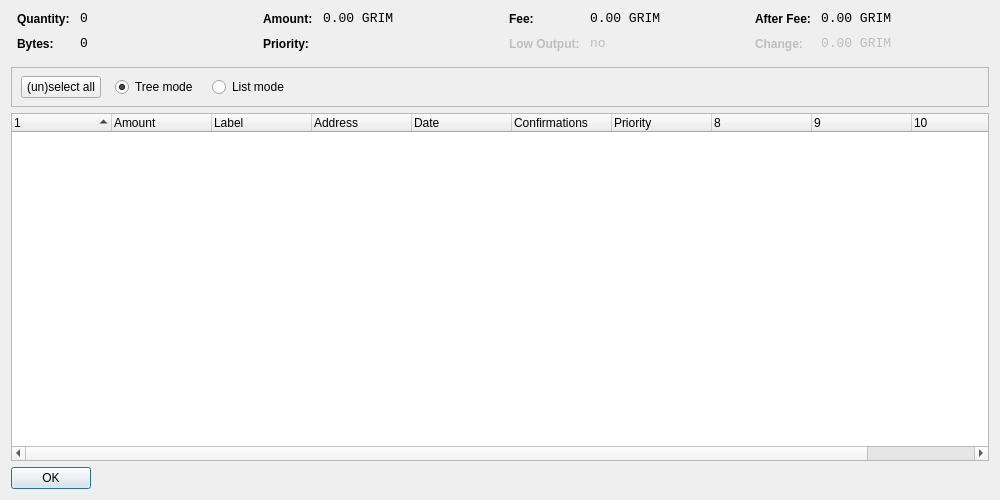
<?xml version="1.0" encoding="UTF-8"?>
<ui version="4.0">
 <class>CoinControlDialog</class>
 <widget class="QDialog" name="CoinControlDialog">
  <property name="geometry">
   <rect>
    <x>0</x>
    <y>0</y>
    <width>1000</width>
    <height>500</height>
   </rect>
  </property>
  <property name="windowTitle">
   <string>Coin Control</string>
  </property>
  <layout class="QVBoxLayout" name="verticalLayout">
   <item>
    <layout class="QHBoxLayout" name="horizontalLayoutTop" stretch="0,0,0,0">
     <property name="topMargin">
      <number>0</number>
     </property>
     <property name="bottomMargin">
      <number>10</number>
     </property>
     <item>
      <layout class="QFormLayout" name="formLayoutCoinControl1">
       <property name="horizontalSpacing">
        <number>10</number>
       </property>
       <property name="verticalSpacing">
        <number>10</number>
       </property>
       <property name="leftMargin">
        <number>6</number>
       </property>
       <property name="rightMargin">
        <number>6</number>
       </property>
       <item row="0" column="0">
        <widget class="QLabel" name="labelCoinControlQuantityText">
         <property name="styleSheet">
          <string notr="true">font-weight:bold;</string>
         </property>
         <property name="text">
          <string>Quantity:</string>
         </property>
        </widget>
       </item>
       <item row="0" column="1">
        <widget class="QLabel" name="labelCoinControlQuantity">
         <property name="font">
          <font>
           <family>Monospace</family>
           <pointsize>10</pointsize>
          </font>
         </property>
         <property name="cursor">
          <cursorShape>IBeamCursor</cursorShape>
         </property>
         <property name="contextMenuPolicy">
          <enum>Qt::ActionsContextMenu</enum>
         </property>
         <property name="text">
          <string notr="true">0</string>
         </property>
         <property name="textInteractionFlags">
          <set>Qt::LinksAccessibleByMouse|Qt::TextSelectableByKeyboard|Qt::TextSelectableByMouse</set>
         </property>
        </widget>
       </item>
       <item row="1" column="0">
        <widget class="QLabel" name="labelCoinControlBytesText">
         <property name="styleSheet">
          <string notr="true">font-weight:bold;</string>
         </property>
         <property name="text">
          <string>Bytes:</string>
         </property>
        </widget>
       </item>
       <item row="1" column="1">
        <widget class="QLabel" name="labelCoinControlBytes">
         <property name="font">
          <font>
           <family>Monospace</family>
           <pointsize>10</pointsize>
          </font>
         </property>
         <property name="cursor">
          <cursorShape>IBeamCursor</cursorShape>
         </property>
         <property name="contextMenuPolicy">
          <enum>Qt::ActionsContextMenu</enum>
         </property>
         <property name="text">
          <string notr="true">0</string>
         </property>
         <property name="textInteractionFlags">
          <set>Qt::LinksAccessibleByMouse|Qt::TextSelectableByKeyboard|Qt::TextSelectableByMouse</set>
         </property>
        </widget>
       </item>
      </layout>
     </item>
     <item>
      <layout class="QFormLayout" name="formLayoutCoinControl2">
       <property name="horizontalSpacing">
        <number>10</number>
       </property>
       <property name="verticalSpacing">
        <number>10</number>
       </property>
       <property name="leftMargin">
        <number>6</number>
       </property>
       <property name="rightMargin">
        <number>6</number>
       </property>
       <item row="0" column="0">
        <widget class="QLabel" name="labelCoinControlAmountText">
         <property name="styleSheet">
          <string notr="true">font-weight:bold;</string>
         </property>
         <property name="text">
          <string>Amount:</string>
         </property>
        </widget>
       </item>
       <item row="0" column="1">
        <widget class="QLabel" name="labelCoinControlAmount">
         <property name="font">
          <font>
           <family>Monospace</family>
           <pointsize>10</pointsize>
          </font>
         </property>
         <property name="cursor">
          <cursorShape>IBeamCursor</cursorShape>
         </property>
         <property name="contextMenuPolicy">
          <enum>Qt::ActionsContextMenu</enum>
         </property>
         <property name="text">
          <string notr="true">0.00 GRIM</string>
         </property>
         <property name="textInteractionFlags">
          <set>Qt::LinksAccessibleByMouse|Qt::TextSelectableByKeyboard|Qt::TextSelectableByMouse</set>
         </property>
        </widget>
       </item>
       <item row="1" column="0">
        <widget class="QLabel" name="labelCoinControlPriorityText">
         <property name="styleSheet">
          <string notr="true">font-weight:bold;</string>
         </property>
         <property name="text">
          <string>Priority:</string>
         </property>
        </widget>
       </item>
       <item row="1" column="1">
        <widget class="QLabel" name="labelCoinControlPriority">
         <property name="font">
          <font>
           <family>Monospace</family>
           <pointsize>10</pointsize>
          </font>
         </property>
         <property name="cursor">
          <cursorShape>IBeamCursor</cursorShape>
         </property>
         <property name="contextMenuPolicy">
          <enum>Qt::ActionsContextMenu</enum>
         </property>
         <property name="text">
          <string/>
         </property>
         <property name="textInteractionFlags">
          <set>Qt::LinksAccessibleByMouse|Qt::TextSelectableByKeyboard|Qt::TextSelectableByMouse</set>
         </property>
        </widget>
       </item>
      </layout>
     </item>
     <item>
      <layout class="QFormLayout" name="formLayoutCoinControl3">
       <property name="horizontalSpacing">
        <number>10</number>
       </property>
       <property name="verticalSpacing">
        <number>10</number>
       </property>
       <property name="leftMargin">
        <number>6</number>
       </property>
       <property name="rightMargin">
        <number>6</number>
       </property>
       <item row="0" column="0">
        <widget class="QLabel" name="labelCoinControlFeeText">
         <property name="styleSheet">
          <string notr="true">font-weight:bold;</string>
         </property>
         <property name="text">
          <string>Fee:</string>
         </property>
        </widget>
       </item>
       <item row="0" column="1">
        <widget class="QLabel" name="labelCoinControlFee">
         <property name="font">
          <font>
           <family>Monospace</family>
           <pointsize>10</pointsize>
          </font>
         </property>
         <property name="cursor">
          <cursorShape>IBeamCursor</cursorShape>
         </property>
         <property name="contextMenuPolicy">
          <enum>Qt::ActionsContextMenu</enum>
         </property>
         <property name="text">
          <string notr="true">0.00 GRIM</string>
         </property>
         <property name="textInteractionFlags">
          <set>Qt::LinksAccessibleByMouse|Qt::TextSelectableByKeyboard|Qt::TextSelectableByMouse</set>
         </property>
        </widget>
       </item>
       <item row="1" column="0">
        <widget class="QLabel" name="labelCoinControlLowOutputText">
         <property name="enabled">
          <bool>false</bool>
         </property>
         <property name="styleSheet">
          <string notr="true">font-weight:bold;</string>
         </property>
         <property name="text">
          <string>Low Output:</string>
         </property>
        </widget>
       </item>
       <item row="1" column="1">
        <widget class="QLabel" name="labelCoinControlLowOutput">
         <property name="enabled">
          <bool>false</bool>
         </property>
         <property name="font">
          <font>
           <family>Monospace</family>
           <pointsize>10</pointsize>
          </font>
         </property>
         <property name="cursor">
          <cursorShape>IBeamCursor</cursorShape>
         </property>
         <property name="contextMenuPolicy">
          <enum>Qt::ActionsContextMenu</enum>
         </property>
         <property name="text">
          <string notr="true">no</string>
         </property>
         <property name="textInteractionFlags">
          <set>Qt::LinksAccessibleByMouse|Qt::TextSelectableByKeyboard|Qt::TextSelectableByMouse</set>
         </property>
        </widget>
       </item>
      </layout>
     </item>
     <item>
      <layout class="QFormLayout" name="formLayoutCoinControl4">
       <property name="horizontalSpacing">
        <number>10</number>
       </property>
       <property name="verticalSpacing">
        <number>10</number>
       </property>
       <property name="leftMargin">
        <number>6</number>
       </property>
       <property name="rightMargin">
        <number>6</number>
       </property>
       <item row="0" column="0">
        <widget class="QLabel" name="labelCoinControlAfterFeeText">
         <property name="styleSheet">
          <string notr="true">font-weight:bold;</string>
         </property>
         <property name="text">
          <string>After Fee:</string>
         </property>
        </widget>
       </item>
       <item row="0" column="1">
        <widget class="QLabel" name="labelCoinControlAfterFee">
         <property name="font">
          <font>
           <family>Monospace</family>
           <pointsize>10</pointsize>
          </font>
         </property>
         <property name="cursor">
          <cursorShape>IBeamCursor</cursorShape>
         </property>
         <property name="contextMenuPolicy">
          <enum>Qt::ActionsContextMenu</enum>
         </property>
         <property name="text">
          <string notr="true">0.00 GRIM</string>
         </property>
         <property name="textInteractionFlags">
          <set>Qt::LinksAccessibleByMouse|Qt::TextSelectableByKeyboard|Qt::TextSelectableByMouse</set>
         </property>
        </widget>
       </item>
       <item row="1" column="0">
        <widget class="QLabel" name="labelCoinControlChangeText">
         <property name="enabled">
          <bool>false</bool>
         </property>
         <property name="styleSheet">
          <string notr="true">font-weight:bold;</string>
         </property>
         <property name="text">
          <string>Change:</string>
         </property>
        </widget>
       </item>
       <item row="1" column="1">
        <widget class="QLabel" name="labelCoinControlChange">
         <property name="enabled">
          <bool>false</bool>
         </property>
         <property name="font">
          <font>
           <family>Monospace</family>
           <pointsize>10</pointsize>
          </font>
         </property>
         <property name="cursor">
          <cursorShape>IBeamCursor</cursorShape>
         </property>
         <property name="contextMenuPolicy">
          <enum>Qt::ActionsContextMenu</enum>
         </property>
         <property name="text">
          <string notr="true">0.00 GRIM</string>
         </property>
         <property name="textInteractionFlags">
          <set>Qt::LinksAccessibleByMouse|Qt::TextSelectableByKeyboard|Qt::TextSelectableByMouse</set>
         </property>
        </widget>
       </item>
      </layout>
     </item>
    </layout>
   </item>
   <item>
    <widget class="QFrame" name="frame">
     <property name="minimumSize">
      <size>
       <width>0</width>
       <height>40</height>
      </size>
     </property>
     <property name="frameShape">
      <enum>QFrame::StyledPanel</enum>
     </property>
     <property name="frameShadow">
      <enum>QFrame::Sunken</enum>
     </property>
     <widget class="QWidget" name="horizontalLayoutWidget">
      <property name="geometry">
       <rect>
        <x>10</x>
        <y>0</y>
        <width>781</width>
        <height>41</height>
       </rect>
      </property>
      <layout class="QHBoxLayout" name="horizontalLayoutPanel" stretch="0,0,0,0,0">
       <property name="spacing">
        <number>14</number>
       </property>
       <item>
        <widget class="QPushButton" name="pushButtonSelectAll">
         <property name="sizePolicy">
          <sizepolicy hsizetype="Maximum" vsizetype="Fixed">
           <horstretch>0</horstretch>
           <verstretch>0</verstretch>
          </sizepolicy>
         </property>
         <property name="text">
          <string>(un)select all</string>
         </property>
        </widget>
       </item>
       <item>
        <widget class="QRadioButton" name="radioTreeMode">
         <property name="sizePolicy">
          <sizepolicy hsizetype="Maximum" vsizetype="Fixed">
           <horstretch>0</horstretch>
           <verstretch>0</verstretch>
          </sizepolicy>
         </property>
         <property name="text">
          <string>Tree mode</string>
         </property>
         <property name="checked">
          <bool>true</bool>
         </property>
        </widget>
       </item>
       <item>
        <widget class="QRadioButton" name="radioListMode">
         <property name="sizePolicy">
          <sizepolicy hsizetype="Maximum" vsizetype="Fixed">
           <horstretch>0</horstretch>
           <verstretch>0</verstretch>
          </sizepolicy>
         </property>
         <property name="text">
          <string>List mode</string>
         </property>
        </widget>
       </item>
       <item>
        <spacer name="horizontalSpacer">
         <property name="orientation">
          <enum>Qt::Horizontal</enum>
         </property>
         <property name="sizeHint" stdset="0">
          <size>
           <width>40</width>
           <height>20</height>
          </size>
         </property>
        </spacer>
       </item>
      </layout>
     </widget>
    </widget>
   </item>
   <item>
    <widget class="CoinControlTreeWidget" name="treeWidget">
     <property name="contextMenuPolicy">
      <enum>Qt::CustomContextMenu</enum>
     </property>
     <property name="sortingEnabled">
      <bool>false</bool>
     </property>
     <property name="columnCount">
      <number>11</number>
     </property>
     <attribute name="headerShowSortIndicator" stdset="0">
      <bool>true</bool>
     </attribute>
     <attribute name="headerStretchLastSection">
      <bool>false</bool>
     </attribute>
     <column>
      <property name="text">
       <string/>
      </property>
     </column>
     <column>
      <property name="text">
       <string>Amount</string>
      </property>
     </column>
     <column>
      <property name="text">
       <string>Label</string>
      </property>
     </column>
     <column>
      <property name="text">
       <string>Address</string>
      </property>
     </column>
     <column>
      <property name="text">
       <string>Date</string>
      </property>
     </column>
     <column>
      <property name="text">
       <string>Confirmations</string>
      </property>
      <property name="toolTip">
       <string>Confirmed</string>
      </property>
     </column>
     <column>
      <property name="text">
       <string>Priority</string>
      </property>
     </column>
     <column>
      <property name="text">
       <string/>
      </property>
     </column>
     <column>
      <property name="text">
       <string/>
      </property>
     </column>
     <column>
      <property name="text">
       <string/>
      </property>
     </column>
     <column>
      <property name="text">
       <string/>
      </property>
     </column>
    </widget>
   </item>
   <item>
    <widget class="QDialogButtonBox" name="buttonBox">
     <property name="sizePolicy">
      <sizepolicy hsizetype="Maximum" vsizetype="Fixed">
       <horstretch>0</horstretch>
       <verstretch>0</verstretch>
      </sizepolicy>
     </property>
     <property name="orientation">
      <enum>Qt::Horizontal</enum>
     </property>
     <property name="standardButtons">
      <set>QDialogButtonBox::Ok</set>
     </property>
    </widget>
   </item>
  </layout>
 </widget>
 <customwidgets>
  <customwidget>
   <class>CoinControlTreeWidget</class>
   <extends>QTreeWidget</extends>
   <header>coincontroltreewidget.h</header>
  </customwidget>
 </customwidgets>
 <resources/>
 <connections/>
</ui>
